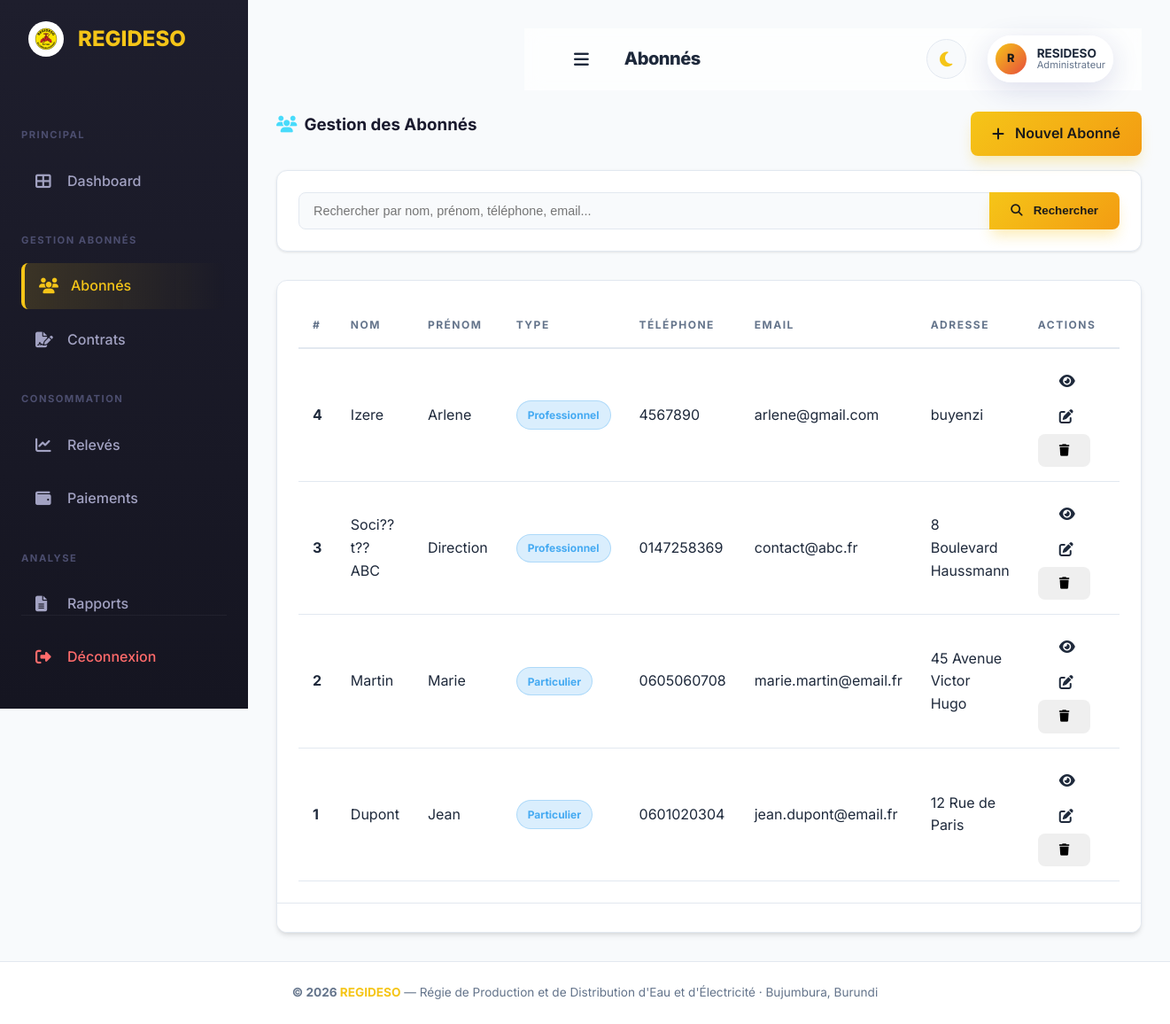
The app's page /abonnes/index.php (signed in) with its own data.
### tables this page shows
CREATE TABLE `abonne` (
  `idabonne_abonnes` int(11) NOT NULL,
  `nom_abonnes` varchar(40) NOT NULL,
  `prenom_abonnes` varchar(40) NOT NULL,
  `type_abonne_abonnes` varchar(40) DEFAULT NULL,
  `telephone_abonnes` varchar(30) DEFAULT NULL,
  `email_abonnes` varchar(40) DEFAULT NULL,
  `adresse_abonne` varchar(40) DEFAULT NULL
);

### includes/functions.php (called while the page is built, shortened)
<?php
function sanitize($data) {
    return htmlspecialchars(trim($data), ENT_QUOTES, 'UTF-8');
}
function paginate($pdo, $table, $where = '', $params = [], $per_page = 10) {
    $page = isset($_GET['page']) ? max(1, (int)$_GET['page']) : 1;
    $sql_count = "SELECT COUNT(*) FROM $table $where";
    $stmt = $pdo->prepare($sql_count);
    $stmt->execute($params);
    $total = $stmt->fetchColumn();
    $total_pages = max(1, ceil($total / $per_page));
    $page = min($page, $total_pages);
    $offset = ($page - 1) * $per_page;
    return [
        'page'        => $page,
        'per_page'    => $per_page,
        'total'       => $total,
        'total_pages' => $total_pages,
        'offset'      => $offset,
    ];
}

### includes/auth.php (called while the page is built, shortened)
<?php
function has_role($role) {
    return isset($_SESSION['user_role']) && $_SESSION['user_role'] === $role;
}

### abonnes/index.php (the view, shortened to what this page needs)
<?php
require_once __DIR__ . '/../includes/header.php';
$search = trim($_GET['search'] ?? '');
$where = '';
$params = [];
$pagination = paginate($pdo, 'abonne', $where, $params);
$sql = "SELECT * FROM abonne $where ORDER BY idabonne_abonnes DESC LIMIT {$pagination['per_page']} OFFSET {$pagination['offset']}";
$stmt = $pdo->prepare($sql);
$stmt->execute($params);
$abonnes = $stmt->fetchAll();
?>
<div class="row mb-3">
    <div class="col-md-8">
        <h3 style="font-weight: 700; color: #1a1a2e;">
            <i class="fas fa-users mr-2" style="color: #48dbfb;"></i>Gestion des Abonnés
        </h3>
    </div>
    <div class="col-md-4 text-right">
        <a href="create.php" class="btn btn-primary">
            <i class="fas fa-plus mr-1"></i> Nouvel Abonné
        </a>
    </div>
</div>
<div class="search-bar">
    <form method="GET" class="form-inline">
        <div class="input-group w-100">
            <input type="text" name="search" class="form-control" placeholder="Rechercher par nom, prénom, téléphone, email..."
                   value="<?= sanitize($search) ?>">
            <div class="input-group-append">
                <button type="submit" class="btn btn-primary"><i class="fas fa-search mr-1"></i> Rechercher</button>
            </div>
        </div>
    </form>
</div>
<div class="card">
    <div class="card-body p-0">
        <table class="table table-hover mb-0">
            <thead>
                <tr>
                    <th>#</th>
                    <th>Nom</th>
                    <th>Prénom</th>
                    <th>Type</th>
                    <th>Téléphone</th>
                    <th>Email</th>
                    <th>Adresse</th>
                    <th style="width: 160px;">Actions</th>
                </tr>
            </thead>
            <tbody>
                <?php if (empty($abonnes)): ?>
                    <tr><td colspan="8" class="text-center text-muted py-4">
                        <i class="fas fa-inbox fa-2x mb-2 d-block"></i>Aucun abonné trouvé
                    </td></tr>
                <?php else: ?>
                    <?php foreach ($abonnes as $a): ?>
                    <tr>
                        <td><strong><?= $a['idabonne_abonnes'] ?></strong></td>
                        <td><?= sanitize($a['nom_abonnes']) ?></td>
                        <td><?= sanitize($a['prenom_abonnes']) ?></td>
                        <td><span class="badge badge-info"><?= sanitize($a['type_abonne_abonnes']) ?></span></td>
                        <td><?= sanitize($a['telephone_abonnes']) ?></td>
                        <td><?= sanitize($a['email_abonnes']) ?></td>
                        <td><?= sanitize($a['adresse_abonne']) ?></td>
                        <td>
                            <a href="view.php?id=<?= $a['idabonne_abonnes'] ?>" class="btn btn-info btn-sm" title="Voir">
                                <i class="fas fa-eye"></i>
                            </a>
                            <a href="edit.php?id=<?= $a['idabonne_abonnes'] ?>" class="btn btn-warning btn-sm" title="Modifier">
                                <i class="fas fa-edit"></i>
                            </a>
                            <?php if (has_role('Administrateur')): ?>
                            <button onclick="confirmDelete('delete.php?id=<?= $a['idabonne_abonnes'] ?>')" class="btn btn-danger btn-sm" title="Supprimer">
                                <i class="fas fa-trash"></i>
                            </button>
                            <?php endif; ?>
                        </td>
                    </tr>
                    <?php endforeach; ?>
                <?php endif; ?>
            </tbody>
        </table>
    </div>
    <div class="card-footer">
    </div>
</div>
<?php require_once __DIR__ . '/../includes/footer.php'; ?>

### assets/css/premium.css (style rules this page uses)
:root { --primary: #f5c518; --primary-dark: #e8a700; --secondary: #e74c3c; --secondary-dark: #c0392b; --accent: #1dd1a1; --bg-main: #f8fafc; --bg-sidebar: linear-gradient(180deg, #1e1e2d 0%, #151521 100%); --bg-card: #ffffff; --text-main: #1e293b; --text-muted: #64748b; --text-on-primary: #1a1a1a; --border: #e2e8f0; --glass: rgba(255, 255, 255, 0.7); --glass-border: rgba(255, 255, 255, 0.4); --shadow-sm: 0 1px 3px rgba(0,0,0,0.1); --shadow-md: 0 4px 6px -1px rgba(0,0,0,0.1), 0 2px 4px -1px rgba(0,0,0,0.06); --shadow-lg: 0 10px 15px -3px rgba(0,0,0,0.1), 0 4px 6px -2px rgba(0,0,0,0.05); --shadow-premium: 0 20px 25px -5px rgba(0,0,0,0.1), 0 10px 10px -5px rgba(0,0,0,0.04); --shadow-primary: 0 10px 15px -3px rgba(245, 197, 24, 0.3); --radius-sm: 8px; --radius-md: 12px; --radius-lg: 20px; --radius-xl: 30px; --transition: all 0.3s cubic-bezier(0.4, 0, 0.2, 1); }
* { margin: 0; padding: 0; box-sizing: border-box; }
body { font-family: 'Inter', system-ui, -apple-system, sans-serif; background-color: var(--bg-main); color: var(--text-main); line-height: 1.6; overflow-x: hidden; transition: background-color 0.3s, color 0.3s; }
a { text-decoration: none; color: inherit; transition: var(--transition); }
.row { display: flex; flex-wrap: wrap; gap: 0; margin-right: -15px; margin-left: -15px; margin-bottom: 1.5rem; }
[class*="col-"] { position: relative; width: 100%; padding-right: 15px; padding-left: 15px; }
@media (min-width: 768px) { .col-md-8 { flex: 0 0 66.666667%; max-width: 66.666667%; } }
@media (min-width: 768px) { .col-md-4 { flex: 0 0 33.333333%; max-width: 33.333333%; } }
.mb-3 { margin-bottom: 1rem !important; }
.mr-1 { margin-right: 0.25rem !important; }
.mr-2 { margin-right: 0.5rem !important; }
.text-right { text-align: right !important; }
.w-100 { width: 100% !important; }
.card { background: var(--bg-card); border: 1px solid var(--border); border-radius: var(--radius-md); box-shadow: var(--shadow-md); overflow: hidden; transition: var(--transition); animation: slideInUp 0.6s ease forwards; }
.card-body { padding: 1.5rem; }
.btn { display: inline-flex; align-items: center; justify-content: center; padding: 0.75rem 1.5rem; border-radius: var(--radius-sm); font-weight: 600; cursor: pointer; border: none; gap: 0.5rem; transition: var(--transition); white-space: nowrap; }
.btn-primary { background: linear-gradient(135deg, var(--primary), #f39c12); color: var(--text-on-primary); box-shadow: var(--shadow-primary); }
.form-control { display: block; width: 100%; padding: 0.75rem 1rem; font-size: 0.9rem; color: var(--text-main); background-color: var(--bg-main); background-clip: padding-box; border: 1px solid var(--border); border-radius: var(--radius-sm); transition: var(--transition); }
.input-group { display: flex; align-items: stretch; width: 100%; }
.input-group .form-control { flex: 1 1 auto; border-top-right-radius: 0; border-bottom-right-radius: 0; }
.input-group-append { display: flex; margin-left: -1px; }
.input-group-append .btn { border-top-left-radius: 0; border-bottom-left-radius: 0; }
.search-bar { background: var(--bg-card); padding: 1.5rem; border-radius: var(--radius-md); box-shadow: var(--shadow-sm); margin-bottom: 2rem; border: 1px solid var(--border); }
.card-footer { padding: 1rem 1.5rem; background: var(--bg-card); border-top: 1px solid var(--border); }
.table { width: 100%; border-collapse: collapse; }
.table th { background: var(--bg-card); padding: 1rem; text-align: left; font-size: 0.75rem; text-transform: uppercase; letter-spacing: 1.5px; color: var(--text-muted); position: sticky; top: 0; z-index: 10; border-bottom: 2px solid var(--border); }
.table td { padding: 1rem; border-bottom: 1px solid var(--border); transition: var(--transition); }
.badge { display: inline-block; padding: 0.35rem 0.75rem; border-radius: 20px; font-size: 0.75rem; font-weight: 700; white-space: nowrap; }
.badge-info { background: rgba(69, 170, 242, 0.2); color: #45aaf2; border: 1px solid rgba(69, 170, 242, 0.3); }
.card { transition: var(--transition); }
.btn { position: relative; overflow: hidden; }
.btn::after { content: ''; position: absolute; top: -50%; left: -50%; width: 200%; height: 200%; background: radial-gradient(circle, rgba(255,255,255,0.2) 0%, transparent 70%); opacity: 0; transition: opacity 0.5s ease; pointer-events: none; }

### records on screen
abonne: idabonne_abonnes "4", nom_abonnes "Izere", prenom_abonnes "Arlene", type_abonne_abonnes "Professionnel", telephone_abonnes "4567890", email_abonnes "arlene@gmail.com", adresse_abonne "buyenzi"
abonne: idabonne_abonnes "3", nom_abonnes "Soci??t?? ABC", prenom_abonnes "Direction", type_abonne_abonnes "Professionnel", telephone_abonnes "0147258369", email_abonnes "contact@abc.fr", adresse_abonne "8 Boulevard Haussmann"
abonne: idabonne_abonnes "2", nom_abonnes "Martin", prenom_abonnes "Marie", type_abonne_abonnes "Particulier", telephone_abonnes "0605060708", email_abonnes "marie.martin@email.fr", adresse_abonne "45 Avenue Victor Hugo"
abonne: idabonne_abonnes "1", nom_abonnes "Dupont", prenom_abonnes "Jean", type_abonne_abonnes "Particulier", telephone_abonnes "0601020304", email_abonnes "jean.dupont@email.fr", adresse_abonne "12 Rue de Paris"

### other values on screen
$page_title "Abonnés"
substr($_SESSION['user_prenom'] ?? 'U', 0, 1) "R"
$_SESSION['user_prenom'] "RESIDESO"
$_SESSION['user_role'] "Administrateur"
